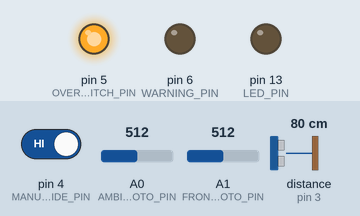
Recording of a sketch running on a simulated Arduino Uno, built with avr-gcc and run on an emulated ATmega328P. Shown: output pins drawn as LEDs (lit = HIGH). The test bench sets the inputs (shaded band); at power-on: pin 4 (MANUAL_OVERRIDE_PIN) HIGH, A0 (AMBIENT_PHOTO_PIN) = 512, A1 (FRONT_PHOTO_PIN) = 512, distance to the obstacle (sensor on pin 3) 80 cm. The echo pulse lasts 58.3 µs per cm; pins used as bus, display or sensor lines are not drawn.

Above: at 1.2 s.
1.3 s: pin 4 (MANUAL_OVERRIDE_PIN) driven LOW
At 1.9 s:
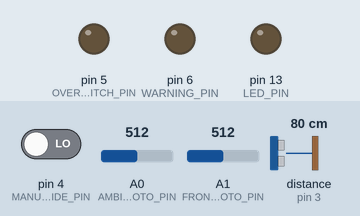
2.8 s: pin 4 (MANUAL_OVERRIDE_PIN) driven HIGH
At 3.4 s:
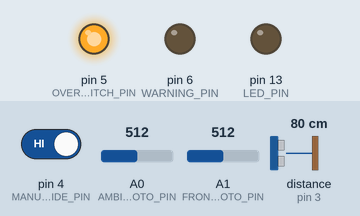
Timing chart, 0 to 5.8 s (numbered marks = the images above; inputs shaded):
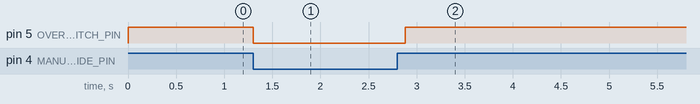

Measured:
- after the input at 1.3 s, pin 5 (OVERRIDE_SWITCH_PIN): HIGH → LOW at once
- after the input at 2.8 s, pin 5 (OVERRIDE_SWITCH_PIN): LOW → HIGH after 0.08 s

The sketch:

main.ino
```cpp
// Pin numbers for ultrasonic sensor
#define ECHO_PIN 3
#define TRIG_PIN 2

// Pin for photo resistors
#define AMBIENT_PHOTO_PIN A0
#define FRONT_PHOTO_PIN A1

// Manual override input
#define MANUAL_OVERRIDE_PIN 4
#define OVERRIDE_SWITCH_PIN 5

// Output pin and indicator pin
#define LED_PIN 13
#define WARNING_PIN 6

// Threshold values
#define DIST_THRESHOLD 30
#define FRONT_LIGHT_THRESHOLD 500
#define AMBIENT_LIGHT_THRESHOLD 500
#define RETRY_THRESHOLD 10

// delay value
#define CYCLE_DELAY 100
#define DIST_RETRY_DELAY 30

// Variables to store light intensity values
uint16_t ambient_intensity = 0;
uint16_t front_intensity = 0;

// Variables to store ultrasonic sensor values
long duration = 0;
int distance = 0;
int distry_count = 0;

// Distance validity and light threshold variables
bool valid_dist;
bool light_threshold;

// High beam and manual override variables
bool high_beam;
bool manual_override;

void setup(){

    // starting serial communication if necessary
    #ifdef DEBUG
    Serial.begin(9600);
    #endif

    // Setting ultrasonic pins up
    pinMode(TRIG_PIN, OUTPUT);
    pinMode(ECHO_PIN, INPUT);

    // Setting up photo resistor pins
    pinMode(AMBIENT_PHOTO_PIN, INPUT);
    pinMode(FRONT_PHOTO_PIN, INPUT);

    // Setting up manual ovrride pins
    pinMode(OVERRIDE_SWITCH_PIN, OUTPUT);
    pinMode(MANUAL_OVERRIDE_PIN, INPUT);

    // Setting up the output and warning pins
    pinMode(LED_PIN, OUTPUT);
    pinMode(WARNING_PIN, OUTPUT);
}


void loop(){

    // Checking if override is on
    manual_override = digitalRead(MANUAL_OVERRIDE_PIN);

    // printing debugging info
    #ifdef DEBUG
    Serial.println("================================");
    Serial.print("manual override: ");
    Serial.println(manual_override);
    #endif

    // Checking if manual override is off
    if (!manual_override) {

        // Resetting the distance error count
        distry_count = 0;

        // Getting valid distance
        do {
            // Warning user if there are consecutive errors
            if (distry_count > RETRY_THRESHOLD){
                digitalWrite(WARNING_PIN, HIGH);
            }
            else {
                digitalWrite(WARNING_PIN, LOW);
            }

            // Setting control to automatic
            digitalWrite(OVERRIDE_SWITCH_PIN, LOW);

            // Triggering the ultrasonic sensor
            digitalWrite(TRIG_PIN, LOW);
            delayMicroseconds(10);
            digitalWrite(TRIG_PIN, HIGH);
            delayMicroseconds(10);
            digitalWrite(TRIG_PIN, LOW);

            // Getting the value and parsing the distance
            duration = pulseIn(ECHO_PIN, HIGH);
            distance = (duration / 29) / 2;

            // Checing validity of the distance measurement
            valid_dist = (distance > 0) && (distance < 400);

            // Updating the try count
            distry_count += 1;

        } while (!valid_dist);

        // Getting light intensity from sensors
        ambient_intensity = analogRead(AMBIENT_PHOTO_PIN);
        front_intensity = analogRead(FRONT_PHOTO_PIN);

        // Checking if light intensity is less
        light_threshold = (front_intensity <= FRONT_LIGHT_THRESHOLD) && (ambient_intensity <= AMBIENT_LIGHT_THRESHOLD);
        high_beam = light_threshold && (distance >= DIST_THRESHOLD);

        // Printing debugging data
        #ifdef DEBUG
        Serial.print("Distance: ");
        Serial.println(distance);
        Serial.println();

        Serial.print("Ambient light intensity: ");
        Serial.println(ambient_intensity);
        Serial.print("front light intensity: ");
        Serial.println(front_intensity);
        Serial.println();

        Serial.print("Valid distance: ");
        Serial.println(valid_dist);
        Serial.print("light threshold: ");
        Serial.println(light_threshold);
        Serial.println();

        Serial.print("High beam status: ");
        Serial.println(high_beam);
        Serial.print("Warning light status: ");
        Serial.println(distry_count > RETRY_THRESHOLD);
        #endif

        // Updating the headlight state
        if (high_beam) {
            digitalWrite(LED_PIN, HIGH);
        }
        else {
            digitalWrite(LED_PIN, LOW);
        }
    }

    else {

        // Sending the default signal to the headlight
        digitalWrite(LED_PIN, LOW);
        digitalWrite(OVERRIDE_SWITCH_PIN, HIGH);
    }

    // Delay per cycle
    delay(CYCLE_DELAY);
}
```
